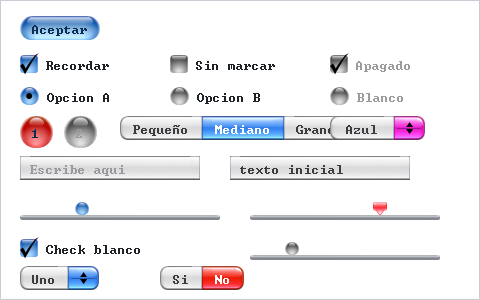
#> input picture interprete de tobyui lang/capturas/controles_montaje.png, 480 x 300 px
$ python verificar_montaje.py
#> lines starting #> are read from the running program, lines starting #| are printed output that depends on the picture
# -*- coding: utf-8 -*-
"""Comprueba que controles_montaje.png monta los controles COMO EL CSS del kit.

La comparación es por MEDIA de una zona contra la pieza PNG del kit escalada
al mismo tamaño (los skins llevan degradado, así que un píxel suelto no sirve).
Además se miden sueltos el tick, el punto, las flechas, la raya y las tintas.
Sale PASS/FAIL por sonda y código de salida 1 si algo falla.
"""
import os
import sys
from PIL import Image

from pathlib import Path

RAIZ = str(Path(__file__).resolve().parents[2] / "AQUA")
PNG = str(Path(__file__).resolve().parents[1] / "capturas" / "controles_montaje.png")

fallos = 0


def abrir(nombre):
    return Image.open(os.path.join(RAIZ, nombre)).convert("RGBA")


def media_pieza(nombre, w, h):
    """Media de una pieza del kit ya escalada al tamaño del control."""
    im = abrir(nombre).resize((max(w, 1), max(h, 1)), Image.BILINEAR)
    px = [p[:3] for p in im.getdata() if p[3] >= 128 and max(p[:3]) >= 70]
    if not px:
        return (0, 0, 0)
    n = len(px)
    return tuple(sum(p[i] for p in px) // n for i in range(3))


def media_zona(im, caja, saltar_blanco=True):
    """Media de una zona del render, sin píxeles negros (texto/tick) ni del
    fondo blanco de la ventana."""
    x0, y0, x1, y1 = caja
    px = []
    for x in range(x0, x1):
        for y in range(y0, y1):
            r, g, b = im.getpixel((x, y))
            if max(r, g, b) < 70:
                continue
            if saltar_blanco and r > 250 and g > 250 and b > 250:
                continue
            px.append((r, g, b))
    if not px:
        return (0, 0, 0)
    n = len(px)
    return tuple(sum(p[i] for p in px) // n for i in range(3))


def cuenta(im, caja, prueba):
    x0, y0, x1, y1 = caja
    return sum(1 for x in range(x0, x1) for y in range(y0, y1)
               if prueba(im.getpixel((x, y))))


def dist(a, b):
    return max(abs(x - y) for x, y in zip(a, b))


def sonda(nombre, observado, esperado, tol=28):
    """PASS si la media observada está a `tol` de la de la pieza."""
    global fallos
    d = dist(observado, esperado)
    ok = d <= tol
    if not ok:
        fallos += 1
    print(f"{'PASS' if ok else 'FAIL'} {nombre:40s} {observado} vs {esperado} d={d}")


def exigir(nombre, valor, minimo):
    global fallos
    ok = valor >= minimo
    if not ok:
        fallos += 1
    print(f"{'PASS' if ok else 'FAIL'} {nombre:40s} {valor} (hace falta >={minimo})")


def prohibir(nombre, valor, maximo):
    global fallos
    ok = valor <= maximo
    if not ok:
        fallos += 1
    print(f"{'PASS' if ok else 'FAIL'} {nombre:40s} {valor} (hace falta <={maximo})")


im = Image.open(PNG).convert("RGB")

print("== check (check.css) ==")
# c1 (20,52): casilla 18x18 en y=55, marcada -> pieza azul.
sonda("c1 casilla marcada = pieza azul",
      media_zona(im, (21, 56, 37, 72)),
      media_pieza("blue_check.png", 18, 18))
#> after the loop in media_zona, `for x in range(x0, x1):`: px = 206 items, first 6: (100, 133, 206), (41, 90, 188), (27, 86, 185), (24, 89, 185), (27, 97, 187), (36, 106, 190)
#> in media_zona, `n = len(px)`: n = 206
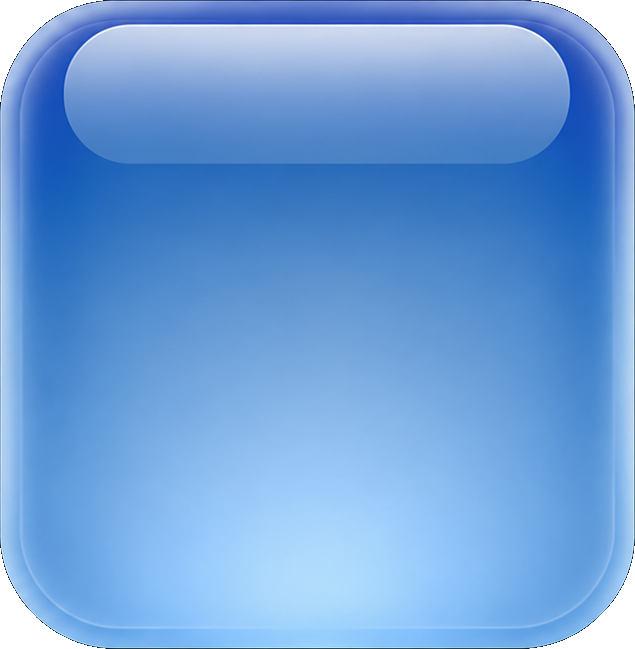
#> input picture AQUA/blue_check.png, 635 x 649 px
#> in abrir, returned value is the input picture: PIL image 635x649 RGBA; mean R, G, B, A 103.5, 153.2, 211.6, 247.9
#> in media_pieza, `px = [p[:3] for p in im.getdata() if p[3] >= 128 and max(p[:3]) >= 70]`: px = 320 items, first 6: (134, 160, 214), (121, 148, 211), (134, 158, 214), (133, 157, 214), (128, 152, 213), (123, 148, 212)
#> in media_pieza, `n = len(px)`: n = 320
#> in sonda, `d = dist(observado, esperado)`: d = 14
#> in sonda, `ok = d <= tol`: ok = True
#| PASS c1 casilla marcada = pieza azul          (94, 144, 203) vs (106, 157, 217) d=14
# El tick mide 1,15 x el alto y se centra en la casilla: las puntas finas
# quedan semitransparentes al bajar a 21 px, así que FUERA de la casilla sólo
# se mira si el fondo blanco de la ventana deja de ser blanco (pisa el tick).
def filas_sobresalidas(y0, y1):
#> called with y0 = 50, y1 = 55
    filas = []
    for y in range(y0, y1):
        n = sum(1 for x in range(18, 42)
                if any(abs(c - 255) >= 8 for c in im.getpixel((x, y))))
        if n >= 1:
            filas.append(y)
#> this loop made 5 passes
#> n on passes 1 to 5: 0, 0, 0, 2, 3
#> after the loop, filas = [53, 54]
    return filas


arriba = [y for y in filas_sobresalidas(50, 55) if y < 55]
#> arriba = [53, 54]
abajo = [y for y in filas_sobresalidas(73, 79) if y > 72]
#> the loop in filas_sobresalidas (call 2), `for y in range(y0, y1):` made 6 passes
#> abajo = [73]
exigir(f"c1 tick sobresale por ARRIBA (filas {arriba})", len(arriba), 1)
exigir(f"c1 tick sobresale por ABAJO (filas {abajo})", len(abajo), 1)
sonda("c2 sin marcar = pieza gris (aunque variant=green)",
      media_zona(im, (171, 56, 187, 72)),
      media_pieza("gray_check.png", 18, 18))
#> call 2 of abrir, with nombre = 'gray_check.png'
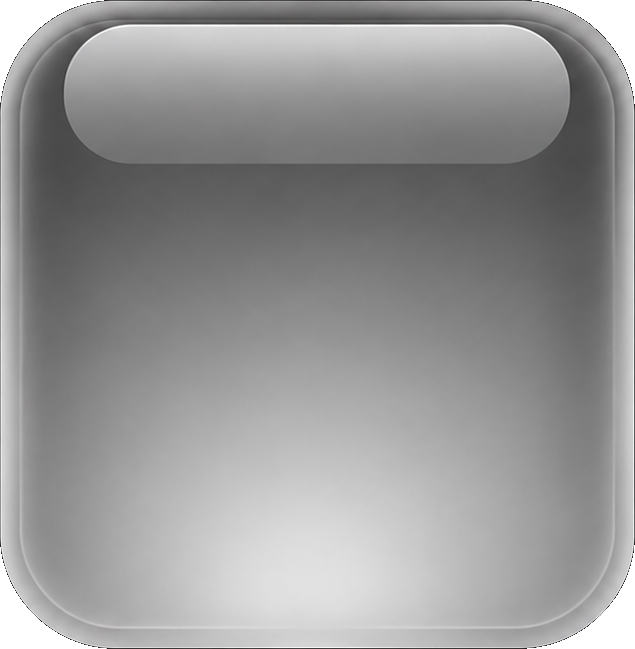
#> input picture AQUA/gray_check.png, 635 x 649 px
#> in abrir, returned value is the input picture: PIL image 635x649 RGBA; mean R, G, B, A 144.1, 143.6, 143.9, 247.9
#| PASS c2 sin marcar = pieza gris (aunque variant=green) (144, 143, 144) vs (148, 147, 147) d=4
sonda("c3 apagado = pieza gris",
      media_zona(im, (331, 56, 347, 72)),
      media_pieza("gray_check.png", 18, 18))
#| PASS c3 apagado = pieza gris                  (136, 136, 136) vs (148, 147, 147) d=12
sonda("c4 marcado white->blue",
      media_zona(im, (21, 240, 37, 256)),
      media_pieza("blue_check.png", 18, 18))
#| PASS c4 marcado white->blue                   (94, 144, 203) vs (106, 157, 217) d=14
# Etiqueta de check: #1d1d1f.
exigir("c1 etiqueta tinta oscura",
       cuenta(im, (46, 57, 110, 71),
              lambda p: dist(p, (0x1D, 0x1D, 0x1F)) < 18), 12)
#| PASS c1 etiqueta tinta oscura                 211 (hace falta >=12)

print("== radio (radio.css) ==")
sonda("r1 esfera marcada = pieza azul",
      media_zona(im, (21, 88, 38, 104)),
      media_pieza("blue_radio.png", 19, 18))
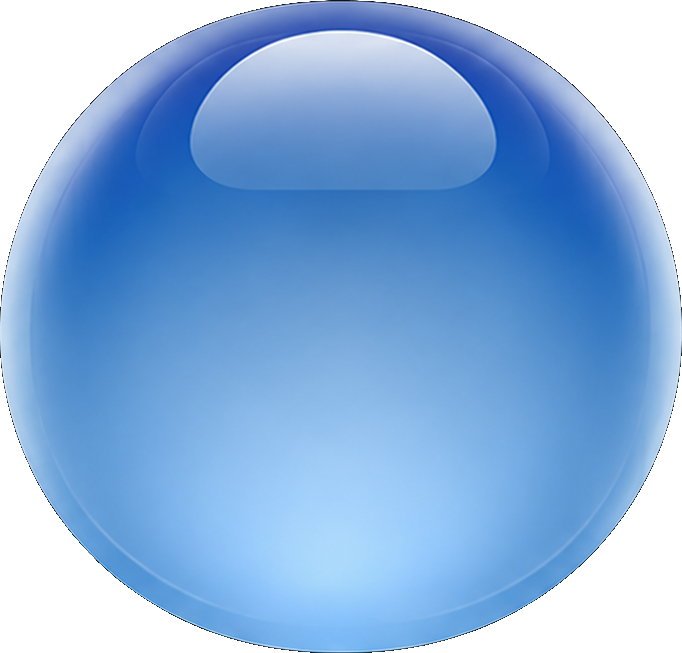
#> input picture AQUA/blue_radio.png, 682 x 653 px
#> in abrir, returned value is the input picture: PIL image 682x653 RGBA; mean R, G, B, A 84.3, 124.5, 170.2, 202.5
#| PASS r1 esfera marcada = pieza azul           (108, 156, 211) vs (106, 156, 214) d=3
exigir("r1 punto central (dot.png)",
       cuenta(im, (26, 90, 34, 102), lambda p: max(p) < 70), 12)
#| PASS r1 punto central (dot.png)               25 (hace falta >=12)
sonda("r2 sin marcar = esfera gris",
      media_zona(im, (171, 88, 188, 104)),
      media_pieza("gray_radio.png", 19, 18))
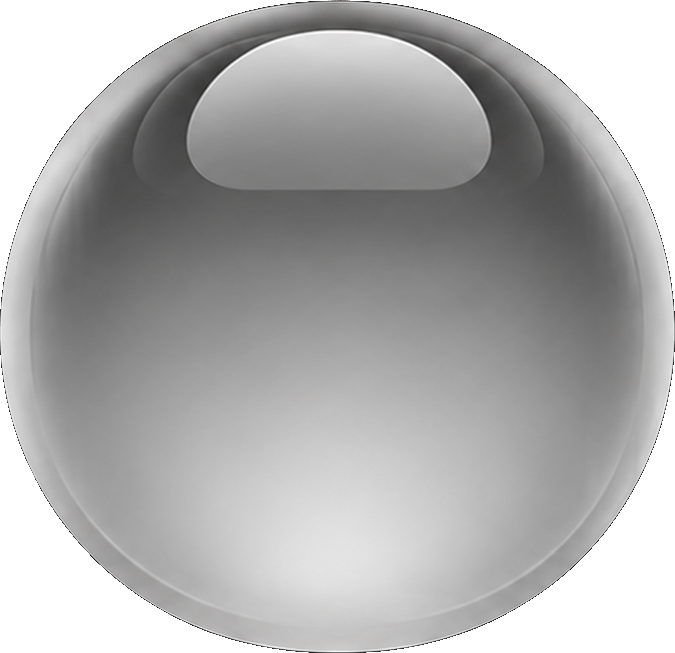
#> input picture AQUA/gray_radio.png, 675 x 653 px
#> in abrir, returned value is the input picture: PIL image 675x653 RGBA; mean R, G, B, A 122.7, 122.3, 122.3, 202.2
#| PASS r2 sin marcar = esfera gris              (156, 155, 155) vs (154, 154, 154) d=2
sonda("r3 apagado = esfera gris",
      media_zona(im, (331, 88, 348, 104)),
      media_pieza("gray_radio.png", 19, 18))
#| PASS r3 apagado = esfera gris                 (156, 155, 155) vs (154, 154, 154) d=2
exigir("r1 etiqueta tinta oscura",
       cuenta(im, (47, 89, 111, 103),
              lambda p: dist(p, (0x1D, 0x1D, 0x1F)) < 18), 12)
#| PASS r1 etiqueta tinta oscura                 189 (hace falta >=12)

print("== circular (circular.css) ==")
sonda("k1 cara = esfera roja del radio",
      media_zona(im, (22, 118, 51, 146)),
      media_pieza("red_radio.png", 33, 32))
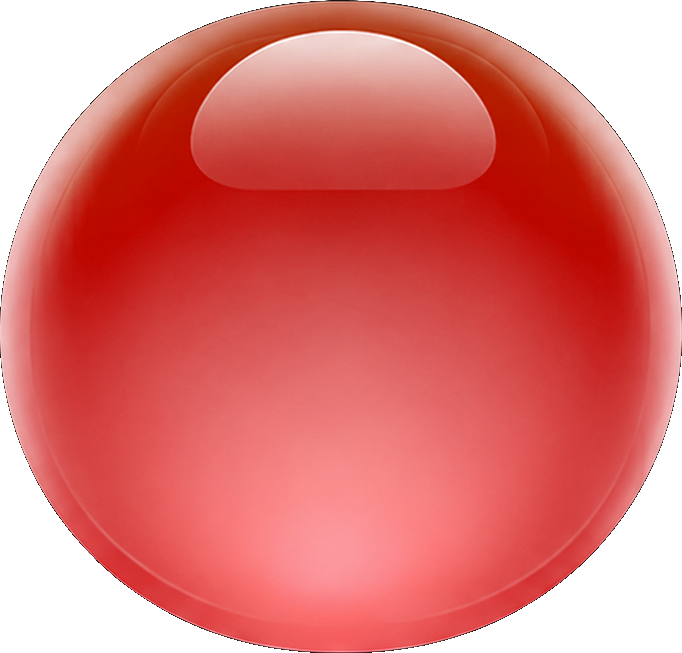
#> input picture AQUA/red_radio.png, 682 x 653 px
#> in abrir, returned value is the input picture: PIL image 682x653 RGBA; mean R, G, B, A 170.2, 67, 63.6, 202.5
#> in media_pieza (call 8), `im = abrir(nombre).resize((max(w, 1), max(h, 1)), Image.BILINEAR)`:
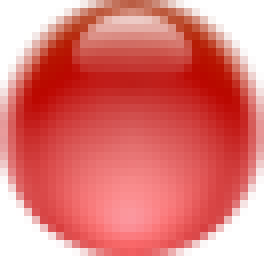
#> im: PIL image 33x32 RGBA (shown 8 times larger); mean R, G, B, A 185.4, 75.9, 72, 202.9; transparent parts drawn white
#> in media_pieza (call 8), `px = [p[:3] for p in im.getdata() if p[3] >= 128 and max(p[:3]) >= 70]`: px = 844 items, first 6: (194, 120, 101), (193, 112, 90), (190, 103, 78), (189, 97, 71), (186, 94, 68), (189, 99, 73)
#> in media_pieza (call 8), `n = len(px)`: n = 844
#| PASS k1 cara = esfera roja del radio          (207, 83, 80) vs (214, 84, 80) d=7
prohibir("k1 sin punto central", cuenta(im, (32, 127, 41, 137),
                                        lambda p: max(p) < 70), 4)
#> in prohibir, `ok = valor <= maximo`: ok = True
#| PASS k1 sin punto central                     0 (hace falta <=4)
sonda("k2 apagado = esfera gris",
      media_zona(im, (66, 118, 95, 146)),
      media_pieza("gray_radio.png", 33, 32))
#> in media_pieza (call 9), `im = abrir(nombre).resize((max(w, 1), max(h, 1)), Image.BILINEAR)`:
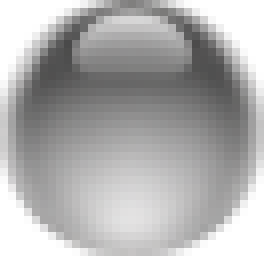
#> im: PIL image 33x32 RGBA (shown 8 times larger); mean R, G, B, A 135.4, 134.9, 134.9, 202.7; transparent parts drawn white
#> in media_pieza (call 9), `px = [p[:3] for p in im.getdata() if p[3] >= 128 and max(p[:3]) >= 70]`: px = 843 items, first 6: (165, 165, 165), (155, 154, 154), (142, 141, 140), (129, 128, 128), (126, 125, 124), (133, 132, 132)
#> in media_pieza (call 9), `n = len(px)`: n = 843
#| PASS k2 apagado = esfera gris                 (153, 153, 153) vs (154, 154, 154) d=1

print("== segmented (segmented.css) ==")
# sg (120,116) 244x24 -> opciones 120-205 / 205-290 / 290-364, activa la 2ª.
sonda("sg opcion 1 inactiva = pieza blanca",
      media_zona(im, (122, 118, 141, 138)),
      media_pieza("segmented_withe_body.png", 19, 20))
#> (the run stopped early here; a loop or call above may not have finished)
